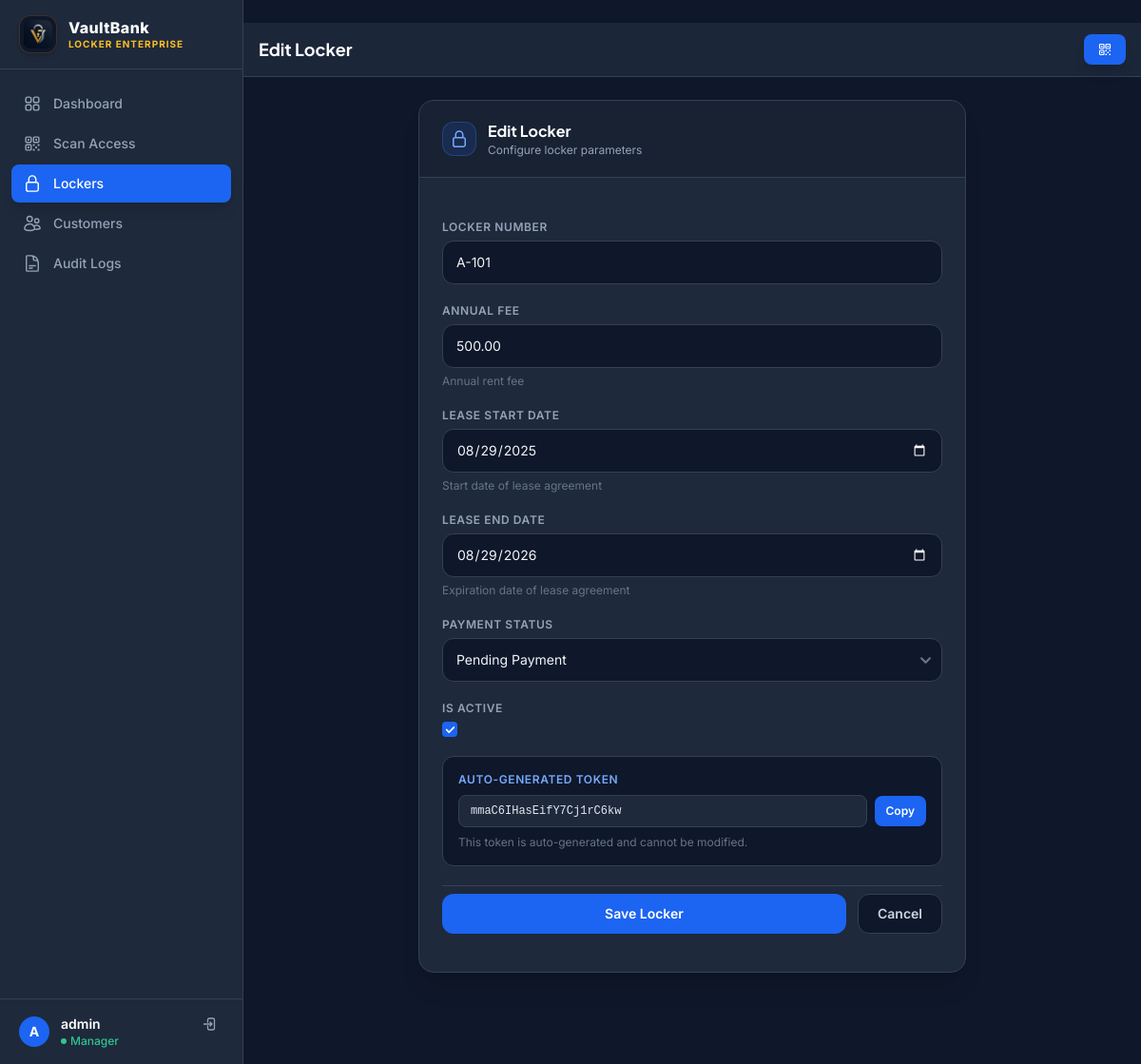
The app's page /lockers/1/edit/ (signed in) with its own data.
### lockers/models.py (models this page shows, shortened)
class Locker(models.Model):
    PAYMENT_STATUS_CHOICES = [
        ('paid', 'Paid'),
        ('pending', 'Pending Payment'),
        ('overdue', 'Payment Overdue'),
    ]
    locker_number = models.CharField(max_length=20, unique=True)
    token = models.CharField(
        max_length=100, unique=True,
        default=generate_locker_token,
        editable=False,   # shown read-only in admin/forms
    )
    is_active = models.BooleanField(default=True)
    annual_fee = models.DecimalField(max_digits=10, decimal_places=2, default=500.00, help_text="Annual rent fee")
    lease_start_date = models.DateField(null=True, blank=True, help_text="Start date of lease agreement")
    lease_end_date = models.DateField(null=True, blank=True, help_text="Expiration date of lease agreement")
    payment_status = models.CharField(max_length=20, choices=PAYMENT_STATUS_CHOICES, default='paid')
    class Meta:
        ordering = ['locker_number']

### lockers/views.py (the view, shortened to what this page needs)
# urls.py: path('lockers/<int:pk>/edit/', views.locker_edit, name='locker_edit'),
@login_required
def locker_edit(request, pk):
    locker = get_object_or_404(Locker, pk=pk)
    form = LockerForm(request.POST or None, instance=locker)
    return render(request, 'lockers/locker_form.html', {'form': form, 'title': 'Edit Locker', 'locker': locker})

### lockers/forms.py
class LockerForm(forms.ModelForm):
    class Meta:
        model = Locker
        fields = ['locker_number', 'annual_fee', 'lease_start_date', 'lease_end_date', 'payment_status', 'is_active']
        widgets = {
            'locker_number': forms.TextInput(attrs={'class': _INPUT, 'placeholder': 'e.g. A-101'}),
            'annual_fee': forms.NumberInput(attrs={'class': _INPUT, 'placeholder': '500.00', 'step': '0.01'}),
            'lease_start_date': forms.DateInput(attrs={'class': _INPUT, 'type': 'date'}),
            'lease_end_date': forms.DateInput(attrs={'class': _INPUT, 'type': 'date'}),
            'payment_status': forms.Select(attrs={'class': _SELECT}),
            'is_active': forms.CheckboxInput(attrs={'class': _CHECK}),
        }

### templates/lockers/locker_form.html (shortened to what this page needs)
﻿{% extends 'lockers/base.html' %}
{% block page_title %}{{ title }}{% endblock %}
{% block content %}
<div class="max-w-xl mx-auto">
  <div class="bg-[#1E293B] border border-[#334155] rounded-2xl overflow-hidden shadow-xl">
    <div class="flex items-center gap-3 px-6 py-5 border-b border-[#334155] bg-[#0F172A]/40">
      <div class="w-9 h-9 rounded-xl bg-blue-600/15 border border-blue-500/30 flex items-center justify-center">
      </div>
      <div>
        <h2 class="text-base font-bold text-white">{{ title }}</h2>
        <p class="text-xs text-slate-400">Configure locker parameters</p>
      </div>
    </div>
    <form method="POST" enctype="multipart/form-data" class="p-6 space-y-5">
      {% for field in form %}
      <div class="space-y-1.5">
        <label for="{{ field.id_for_label }}" class="block text-xs font-semibold uppercase tracking-wider text-slate-400">{{ field.label }}</label>
        <div>{{ field }}</div>
        {% if field.help_text %}<p class="text-xs text-slate-500">{{ field.help_text }}</p>{% endif %}
      </div>
      {% endfor %}
      {% if locker %}
      <div class="p-4 rounded-xl bg-[#0F172A] border border-[#334155] space-y-2">
        <p class="text-xs font-semibold text-blue-400 uppercase tracking-wider">Auto-Generated Token</p>
        <div class="flex items-center gap-2">
          <code id="tokenVal" class="flex-1 text-xs text-slate-200 font-mono bg-[#1E293B] px-3 py-2 rounded-lg border border-[#334155] break-all select-all">{{ locker.token }}</code>
          <button type="button" id="copyTokenBtn" onclick="copyToClipboard('{{ locker.token }}', this)"
            class="px-3 py-2 rounded-lg bg-blue-600 hover:bg-blue-700 text-white text-xs font-semibold transition-colors shrink-0">Copy</button>
        </div>
        <p class="text-xs text-slate-500">This token is auto-generated and cannot be modified.</p>
      </div>
      {% endif %}
      <div class="flex gap-3 pt-2 border-t border-[#334155]">
        <button type="submit" class="flex-1 py-2.5 rounded-xl bg-blue-600 hover:bg-blue-700 text-white font-semibold text-sm transition-colors">Save Locker</button>
        <a href="javascript:history.back()" class="px-5 py-2.5 rounded-xl bg-[#0F172A] hover:bg-slate-800 text-slate-300 font-semibold text-sm border border-[#334155] transition-colors">Cancel</a>
      </div>
    </form>
  </div>
</div>
{% endblock %}

### templates/lockers/base.html (shortened to what this page needs)
{% load static %}
<!DOCTYPE html>
<html lang="en" class="dark">
<head>
  <script src="https://cdn.tailwindcss.com"></script>
  <link href="https://cdn.jsdelivr.net/npm/flowbite@2.3.0/dist/flowbite.min.css" rel="stylesheet" />
  <link rel="stylesheet" href="{% static 'css/style.css' %}" />
  <link rel="stylesheet" href="{% static 'css/responsive.css' %}" />
</head>
<body class="bg-[#0F172A] text-slate-100 antialiased" x-data>
<aside id="sidebar"
  class="fixed inset-y-0 left-0 z-50 w-64 bg-[#1E293B] border-r border-[#334155] flex-col hidden lg:flex">
  <div class="flex items-center gap-3 px-5 py-4 border-b border-[#334155]">
    <img src="{% static 'img/logo.png' %}" alt="VaultBank Logo" class="w-10 h-10 rounded-xl object-contain bg-[#0F172A] border border-amber-500/20 p-1 shadow-md shadow-amber-500/10 shrink-0" />
    <div>
      <span class="font-extrabold text-base leading-tight tracking-wide text-white block">VaultBank</span>
      <span class="text-[10px] font-bold tracking-widest text-amber-400 uppercase block">Locker Enterprise</span>
    </div>
  </div>
  <nav class="flex-1 overflow-y-auto px-3 py-4 space-y-0.5">
    <a href="{% url 'dashboard' %}"
      class="group flex items-center gap-3 px-3 py-2.5 rounded-lg text-sm font-medium transition-all duration-150
      {% if request.resolver_match.url_name == 'dashboard' %}bg-blue-600 text-white shadow-lg shadow-blue-500/20{% else %}text-slate-400 hover:bg-slate-800 hover:text-slate-100{% endif %}">
      Dashboard
    </a>
    <a href="{% url 'scan_token' %}"
      class="group flex items-center gap-3 px-3 py-2.5 rounded-lg text-sm font-medium transition-all duration-150
      {% if request.resolver_match.url_name == 'scan_token' or request.resolver_match.url_name == 'scan_checkin' %}bg-blue-600 text-white shadow-lg shadow-blue-500/20{% else %}text-slate-400 hover:bg-slate-800 hover:text-slate-100{% endif %}">
      Scan Access
    </a>
    <a href="{% url 'locker_list' %}"
      class="group flex items-center gap-3 px-3 py-2.5 rounded-lg text-sm font-medium transition-all duration-150
      {% if 'locker' in request.resolver_match.url_name %}bg-blue-600 text-white shadow-lg shadow-blue-500/20{% else %}text-slate-400 hover:bg-slate-800 hover:text-slate-100{% endif %}">
      Lockers
    </a>
    <a href="{% url 'customer_list' %}"
      class="group flex items-center gap-3 px-3 py-2.5 rounded-lg text-sm font-medium transition-all duration-150
      {% if 'customer' in request.resolver_match.url_name %}bg-blue-600 text-white shadow-lg shadow-blue-500/20{% else %}text-slate-400 hover:bg-slate-800 hover:text-slate-100{% endif %}">
      Customers
    </a>
    <a href="{% url 'access_log' %}"
      class="group flex items-center gap-3 px-3 py-2.5 rounded-lg text-sm font-medium transition-all duration-150
      {% if request.resolver_match.url_name == 'access_log' %}bg-blue-600 text-white shadow-lg shadow-blue-500/20{% else %}text-slate-400 hover:bg-slate-800 hover:text-slate-100{% endif %}">
      Audit Logs
    </a>
  </nav>
  {% if user.is_authenticated %}
  <div class="px-3 py-3 border-t border-[#334155]">
    <div class="flex items-center gap-3 px-2">
      <div class="w-8 h-8 rounded-full bg-blue-600 text-white font-bold text-sm flex items-center justify-center shrink-0">
        {{ user.username|first|upper }}
      </div>
      <div class="flex-1 min-w-0">
        <p class="text-sm font-semibold text-white truncate">{{ user.username }}</p>
        <p class="text-xs text-green-400 font-medium flex items-center gap-1">
          <span class="dot-pulse text-green-400"></span> Manager
        </p>
      </div>
      <form method="POST" action="{% url 'logout' %}">
        <button type="submit" title="Sign Out"
          class="p-1.5 rounded-lg text-slate-400 hover:text-red-400 hover:bg-red-500/10 transition-colors">
        </button>
      </form>
    </div>
  </div>
  {% endif %}
</aside>
<div x-data="{ open: false }" @keydown.escape.window="open = false" id="mobileSidebarWrapper">
  <div class="lg:pl-64 flex flex-col min-h-screen">
    <header id="topbar" class="sticky top-0 z-30 bg-[#1E293B]/90 backdrop-blur border-b border-[#334155] px-4 sm:px-6 py-3 flex items-center justify-between gap-4">
      <div class="flex items-center gap-3">
        <h1 class="text-base sm:text-lg font-bold text-white">{% block page_title %}Dashboard{% endblock %}</h1>
      </div>
      <div class="flex items-center gap-2">
        <a href="{% url 'scan_token' %}"
          class="flex items-center gap-2 px-3.5 py-2 bg-blue-600 hover:bg-blue-700 text-white text-sm font-semibold rounded-lg shadow-lg shadow-blue-500/25 transition-colors">
        </a>
      </div>
    </header>
    <main class="flex-1 p-4 sm:p-6">
      {% block content %}{% endblock %}
    </main>
  </div>
</div>
</body>
</html>

### static/css/style.css (style rules this page uses)
:root { --font-sans: 'Inter', system-ui, sans-serif; --font-heading: 'Plus Jakarta Sans', var(--font-sans); --color-bg: #0B1120; --color-surface: #1E293B; --color-surface-hover: #26354D; --color-border: #334155; --color-primary: #3B82F6; --color-primary-hover: #2563EB; }
*, *::before, *::after { box-sizing: border-box; }
html { scroll-behavior: smooth; color-scheme: dark; }
body { font-family: var(--font-sans); background-color: var(--color-bg); color: #F1F5F9; -webkit-font-smoothing: antialiased; -moz-osx-font-smoothing: grayscale; }
h1, h2, h3, h4, h5, h6 { font-family: var(--font-heading); }
.vb-input { width: 100%; padding: 0.625rem 0.875rem; background-color: #0F172A; border: 1px solid #334155; border-radius: 0.75rem; color: #F1F5F9; font-size: 0.875rem; transition: all 0.15s cubic-bezier(0.4, 0, 0.2, 1); outline: none; }
.vb-input::placeholder { color: #64748B; }
.vb-input option { background-color: #1E293B; color: #F1F5F9; }
.dot-pulse { width: 6px; height: 6px; border-radius: 9999px; background-color: currentColor; display: inline-block; animation: pulse-ring 1.8s cubic-bezier(0.4, 0, 0.6, 1) infinite; }

### records on screen
Locker: form "A-101" "500.00" "08/29/2025" "08/29/2026" "Pending Payment" "☑", token "mmaC6IHasEifY7Cj1rC6kw"

### other values on screen
{{ user.username|first|upper }} "A"
{{ user.username }} "admin"
{{ title }} "Edit Locker"
{{ field.label }} "LOCKER NUMBER" "ANNUAL FEE" "LEASE START DATE" "LEASE END DATE" "PAYMENT STATUS" "IS ACTIVE"
{{ field.help_text }} "Annual rent fee" "Start date of lease agreement" "Expiration date of lease agreement"
